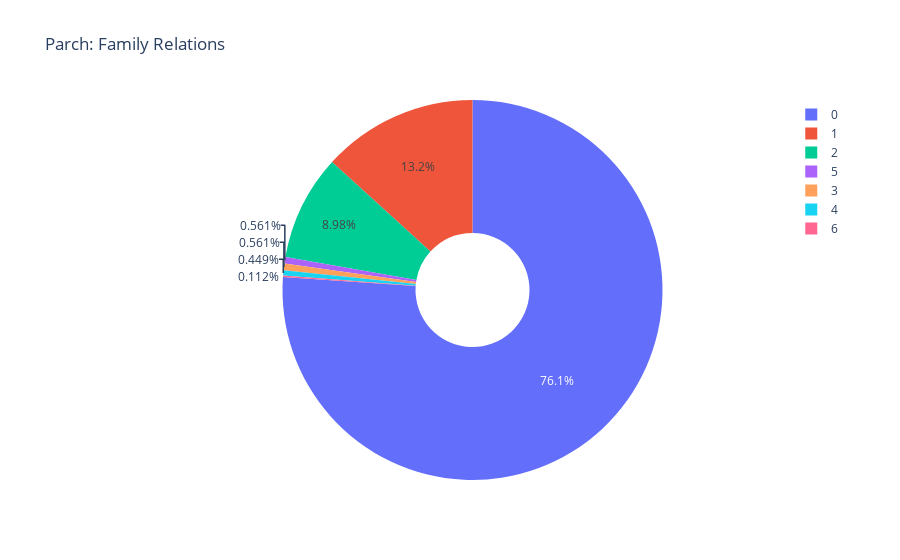

Here is the notebook cell this chart was saved with:
### Markdown cell above
### Parch: Family Relation

- Parent: mother, father;
- Child: daughter, son, step daughter, stepson;

### Code cell
feature_distribution(df, feature_name="Parch", title="Parch: Family Relations")

### Figure 1 — Plotly figure (JSON) as saved in the notebook; plotly's stock layout.template omitted (floating-point values rounded to 4 significant figures; data arrays with more than 128 entries replaced by an {"elided": "..."} marker saying what was removed)
{"data": [{"domain": {"x": [0, 1], "y": [0, 1]}, "hole": 0.3, "hovertemplate": "Parch=%{label}<extra></extra>", "labels": {"elided": "891 int values"}, "legendgroup": "", "name": "", "showlegend": true, "type": "pie"}], "layout": {"legend": {"tracegroupgap": 0}, "title": {"text": "Parch: Family Relations"}}}
